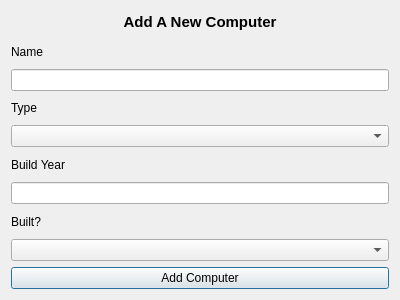
<?xml version="1.0" encoding="UTF-8"?>
<ui version="4.0">
 <class>AddANewComputerDialog</class>
 <widget class="QDialog" name="AddANewComputerDialog">
  <property name="geometry">
   <rect>
    <x>0</x>
    <y>0</y>
    <width>400</width>
    <height>300</height>
   </rect>
  </property>
  <property name="windowTitle">
   <string>Add Computer</string>
  </property>
  <layout class="QVBoxLayout" name="verticalLayout">
   <item>
    <widget class="QLabel" name="label_addComputer_header">
     <property name="text">
      <string>&lt;html&gt;&lt;head/&gt;&lt;body&gt;&lt;p align=&quot;center&quot;&gt;&lt;span style=&quot; font-size:11pt; font-weight:600;&quot;&gt;Add A New Computer&lt;/span&gt;&lt;/p&gt;&lt;/body&gt;&lt;/html&gt;</string>
     </property>
    </widget>
   </item>
   <item>
    <layout class="QHBoxLayout" name="horizontalLayout_5">
     <item>
      <widget class="QLabel" name="label_Compname_header_2">
       <property name="text">
        <string>Name</string>
       </property>
      </widget>
     </item>
     <item alignment="Qt::AlignRight">
      <widget class="QLabel" name="label_error_computer_name_2">
       <property name="text">
        <string/>
       </property>
      </widget>
     </item>
    </layout>
   </item>
   <item>
    <widget class="QLineEdit" name="input_computer_name"/>
   </item>
   <item>
    <layout class="QHBoxLayout" name="horizontalLayout_6">
     <item>
      <widget class="QLabel" name="label_computer_type_header">
       <property name="text">
        <string>Type</string>
       </property>
      </widget>
     </item>
     <item alignment="Qt::AlignRight">
      <widget class="QLabel" name="label_error_computerType">
       <property name="text">
        <string/>
       </property>
      </widget>
     </item>
    </layout>
   </item>
   <item>
    <widget class="QComboBox" name="input_computer_type"/>
   </item>
   <item>
    <layout class="QHBoxLayout" name="horizontalLayout_7">
     <item>
      <widget class="QLabel" name="label_header_build_year">
       <property name="text">
        <string>Build Year</string>
       </property>
      </widget>
     </item>
     <item alignment="Qt::AlignRight">
      <widget class="QLabel" name="label_error_build_year_2">
       <property name="text">
        <string/>
       </property>
      </widget>
     </item>
    </layout>
   </item>
   <item>
    <widget class="QLineEdit" name="input_computer_build_year"/>
   </item>
   <item>
    <layout class="QHBoxLayout" name="horizontalLayout_8">
     <item>
      <widget class="QLabel" name="label_built_header_2">
       <property name="text">
        <string>Built?</string>
       </property>
      </widget>
     </item>
     <item alignment="Qt::AlignRight">
      <widget class="QLabel" name="label_error_if_built">
       <property name="text">
        <string/>
       </property>
      </widget>
     </item>
    </layout>
   </item>
   <item>
    <widget class="QComboBox" name="input_if_built"/>
   </item>
   <item>
    <widget class="QPushButton" name="pushButton">
     <property name="text">
      <string>Add Computer</string>
     </property>
    </widget>
   </item>
  </layout>
 </widget>
 <resources/>
 <connections/>
</ui>
